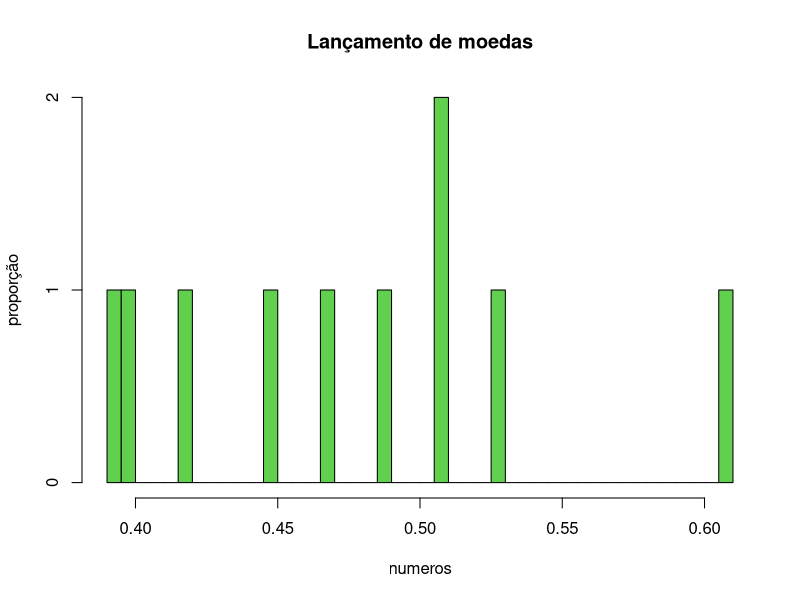

The R script that drew this image:
## ---- chunk 1
    
histograma <- function(numeros, xlab = "proporção", titulo = paste("Lançamento de moedas"), ...) {
  hist(numeros, ylab = xlab, main = titulo, ...)
}



######Lançamento 1 moeda:

moeda <- function(p){
  x <- runif(1)
  if (x < p){
      1
  }else{
      0
  }
}

######Lançamento n moedas:

moedas <- function(p, n = 1){
  for (i in 1:n){
    print(paste(i, ' - ', moeda(p)))
  }
}

######pegando Proporção das moedas:
 
proporcao <- function(p, n = 1){
  valores <- numeric(length(n))  
  prop = 0
  for (i in 1:n){
    valores[i] <- moeda(p)  
  }
  return(sum(valores / n))
  print(sum(valores / n))
}

######Fazendo a simulação, rodando n moedas, k vezes com probabilidade P:

simulacao <- function(k, n, p){
  proporcoes <- numeric(length(k))
  for (i in 1:k){
    proporcoes[i] <- proporcao(p, n)
  }
  print(proporcoes)
}

valores <- simulacao(10, 100, 0.5)
summary(valores)
histograma(valores, breaks = 50, col = 3)
